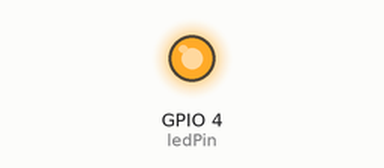
This sketch was run on a simulated ESP32. Parts: output pins drawn as LEDs (lit = HIGH).

Above: at 0.1 s.
At 2.6 s:
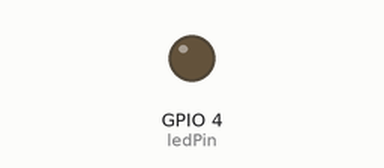
Timing chart, 0 to 4.1 s (numbered marks = the images above):
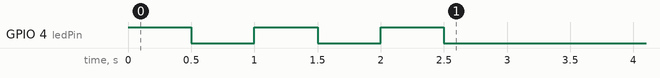

The sketch:

blinker.ino
```cpp
int ledPin = 4;

void setup() {
    pinMode(ledPin, OUTPUT);
    for (int i = 0; i< 3; i++){
      digitalWrite(ledPin, HIGH);
      delay(500);
      digitalWrite(ledPin, LOW);
      delay(500);
  }
}

void loop() {
  //Do nothing
}
```
